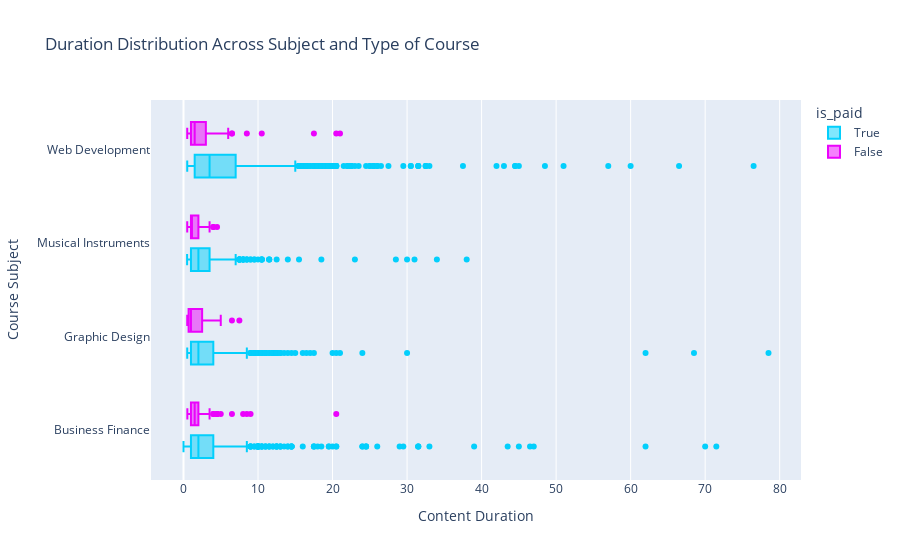

Source (notebook cell):
### Markdown cell above
### IV. Duration of contents across subjects and the type of course
The table below shows the distribution of the duration of the courses. It is separated into free and paid courses.

### Code cell
fig = px.box(courses_df,
       x = 'content_duration',
       y = 'subject',
       orientation = 'h',
       color = 'is_paid',
       title = 'Duration Distribution Across Subject and Type of Course',
       color_discrete_sequence = ['#03cffc','#eb03fc']
      )

fig.update_xaxes(title = 'Content Duration')
fig.update_yaxes(title = 'Course Subject')
fig.show()

### Figure 1 — Plotly figure (JSON) as saved in the notebook; plotly's stock layout.template omitted (floating-point values rounded to 4 significant figures; data arrays with more than 128 entries replaced by an {"elided": "..."} marker saying what was removed)
{"data": [{"alignmentgroup": "True", "hovertemplate": "is_paid=True<br>content_duration=%{x}<br>subject=%{y}<extra></extra>", "legendgroup": "True", "marker": {"color": "#03cffc"}, "name": "True", "notched": false, "offsetgroup": "True", "orientation": "h", "showlegend": true, "type": "box", "x": {"elided": "3368 float values"}, "x0": " ", "xaxis": "x", "y": {"elided": "3368 str values"}, "y0": " ", "yaxis": "y"}, {"alignmentgroup": "True", "hovertemplate": "is_paid=False<br>content_duration=%{x}<br>subject=%{y}<extra></extra>", "legendgroup": "False", "marker": {"color": "#eb03fc"}, "name": "False", "notched": false, "offsetgroup": "False", "orientation": "h", "showlegend": true, "type": "box", "x": {"elided": "310 float values"}, "x0": " ", "xaxis": "x", "y": {"elided": "310 str values"}, "y0": " ", "yaxis": "y"}], "layout": {"boxmode": "group", "legend": {"title": {"text": "is_paid"}, "tracegroupgap": 0}, "title": {"text": "Duration Distribution Across Subject and Type of Course"}, "xaxis": {"anchor": "y", "domain": [0, 1], "title": {"text": "Content Duration"}}, "yaxis": {"anchor": "x", "domain": [0, 1], "title": {"text": "Course Subject"}}}}
